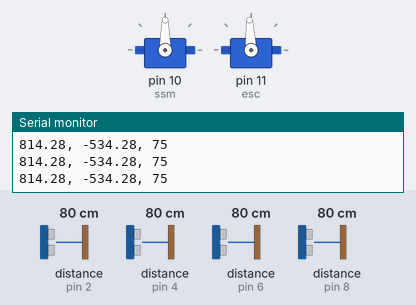
Simulated run of this sketch. Board: Arduino Uno, built with avr-gcc and run on an emulated ATmega328P. Parts: 2 × servo, the last lines printed to the serial monitor. Wiring (inferred from the names in the program): 4 × ultrasonic range finder: trigger pin 3, echo pin 2 / trigger pin 5, echo pin 4 / trigger pin 7, echo pin 6 / trigger pin 9, echo pin 8. Inputs (shaded band) come from the test bench; at power-on: distance to the obstacle (sensors on pin 2, pin 8, pin 4, pin 6) 80 cm. The echo pulse lasts 58.3 µs per cm.

Above: at 1.2 s.
1.3 s: distance to the obstacle (sensor on pin 2) set to 276 cm
4.3 s: distance to the obstacle (sensor on pin 2) set to 285 cm
At 4.51 s:
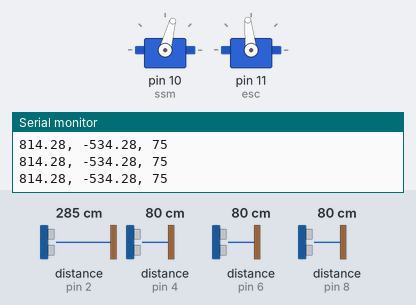
7.3 s: distance to the obstacle (sensor on pin 8) set to 2 cm
10.3 s: distance to the obstacle (sensor on pin 4) set to 69 cm
At 10.42 s:
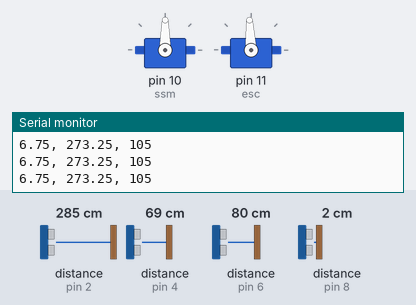
13.3 s: distance to the obstacle (sensor on pin 6) set to 299 cm
16.3 s: distance to the obstacle (sensor on pin 2) set to 295 cm
At 16.52 s:
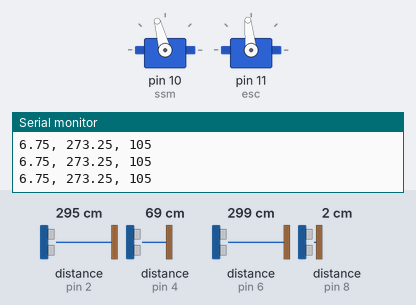
Timing chart, 0 to 20.3 s (numbered marks = the images above; inputs shaded):
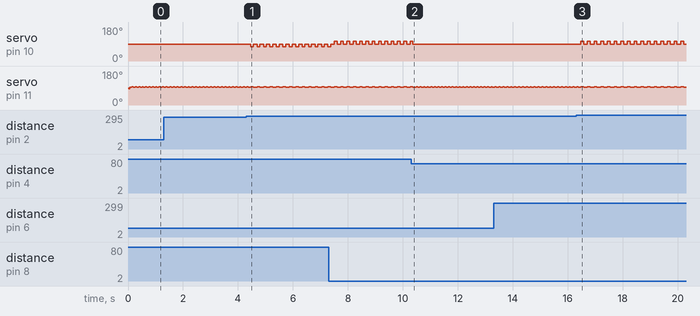

The sketch:

ACC-and-ALK.ino
```cpp
#define trigPin1 5
#define echoPin1 4
#define trigPin2 3
#define echoPin2 2
#define trigPin3 9
#define echoPin3 8
#define trigPin4 7
#define echoPin4 6
#include <Servo.h> //define the servo library

Servo ssm; //create an instance of the servo object called ssm
Servo esc; //create an instance of the servo object called esc

//initialize measured time variables
float t1;
float t2;

float t3;
float t4;

int check;

//initialize kalman variables and covariances
float yk = 0.0; //predicted state estimate
float yk1 = 0.0; //initialized updated state estimate for correction 1
float yk2 = 0.0; //initialized updated state estimate for correction 2
float R1 = 0.01; //measurement confidence for correction 1 (calculated offline)
float R2 = 0.01; //measurement confidence for correction 2 (calculated offline)
float P = 100000; //predicted error covariance
float P1 = 0.0; //initialized updated error covariance for correction 1
float P2 = 0.0; //initialized updated error covariance for correction 2
float K = 0.0; //kalman gain
float Q = 1; // Process Covarience

float t_yk = 0.0; //predicted state estimate
float t_yk1 = 0.0; //initialized updated state estimate for correction 1
float t_yk2 = 0.0; //initialized updated state estimate for correction 2
float t_R1 = 0.01; //measurement confidence for correction 1 (calculated offline)
float t_R2 = 0.01; //measurement confidence for correction 2 (calculated offline)
float t_P = 100000; //predicted error covariance
float t_P1 = 0.0; //initialized updated error covariance for correction 1
float t_P2 = 0.0; //initialized updated error covariance for correction 2
float t_K = 0.0; //kalman gain
float t_Q = 1; // Process Covarience

//calibration coefficients
float a1 = 35.486; //determined by offline calibration //sensor 1 in sharpie marks
float b1 = -14.486; //determined by offline calibration //sensor 1 in sharpie marks
float a2 = 36.623; //determined by offline calibration //sensor 3 in sharpie marks
float b2 = -25.741; //determined by offline calibration //sensor 3 in sharpie marks
float a3 = 35.871; //determined by offline calibration //sensor 1 in sharpie marks
float b3 = -10.939; //determined by offline calibration //sensor 1 in sharpie marks
float a4 = 35.262; //determined by offline calibration //sensor 3 in sharpie marks
float b4 = -11.864; //determined by offline calibration //sensor 3 in sharpie marks


int steering = 90, throttle = 1500; //defining global variables to use later

int uk = 1500; //System input (initial value could be adjusted)
float uk_1 = 0;

int t_uk = 90; //System input (initial value could be adjusted)
float t_uk_1 = 0;

float ek = 0; //Measured error (initial value could be adjusted)
float ek_1 = 0;
float ek_2 = 0;

float t_ek = 0; //Measured error (initial value could be adjusted)
float t_ek_1 = 0;
float t_ek_2 = 0;

float kp = 1; // P needs to be adjusted
float ki = .3; // I needs to be adjusted
float kd = .5; // D needs to be adjusted
float k1 = kp + ki + kd;
float k2 = -kp - 2 * kd;
float k3 = kp;

float t_kp = 1; // P needs to be adjusted
float t_ki = .3; // I needs to be adjusted
float t_kd = .5; // D needs to be adjusted
float t_k1 = kp + ki + kd;
float t_k2 = -kp - 2 * kd;
float t_k3 = kp;

float L0 = 380; // ACC reference distance = 300 mm
float L; // ACC system output

float D0 = 280; //
float D; //

void setup() {

  Serial.begin (9600); //serial communications at 9600 bps
  pinMode(trigPin1, OUTPUT); //set trigPin1 as output
  pinMode(echoPin1, INPUT); //set echoPin1 as input
  pinMode(trigPin2, OUTPUT); //set trigPin2 as output
  pinMode(echoPin2, INPUT); //set echoPin2 as input

  pinMode(trigPin3, OUTPUT); //set trigPin3 as output
  pinMode(echoPin3, INPUT); //set echoPin3 as input
  pinMode(trigPin4, OUTPUT); //set trigPin4 as output
  pinMode(echoPin4, INPUT); //set echoPin4 as input

  //Serial.begin(9600); //start serial connection. Uncomment for PC
  ssm.attach(10);    //define that ssm is connected at pin 10
  esc.attach(11);     //define that esc is connected at pin 11
}

void loop() {

  float duration1, distance1, duration2, distance2, duration3, distance3, duration4, distance4; //initialize measurement variables

  //send and receive sound waves from ultrasonic sensor 1
  digitalWrite(trigPin1, LOW);
  delayMicroseconds(2);
  digitalWrite(trigPin1, HIGH);
  delayMicroseconds(10);
  digitalWrite(trigPin1, LOW);
  duration1 = pulseIn(echoPin1, HIGH); //read high pulse duration of sensor 1

  t1 = duration1 / 200; //convert duration of sensor 1 into total time value in microseconds
  distance1 = a1 * t1 + b1; //use calibration coefficients of sensor 1 to calculate distance in mm

  //sensor fusion
  //Kalman filter prediction stage
  yk = yk2; //use the first distance as prediction
  P1 = P + Q; //predicted state covariance

  //send and receive sound waves from ultrasonic sensor 2
  digitalWrite(trigPin2, LOW);
  delayMicroseconds(2);
  digitalWrite(trigPin2, HIGH);
  delayMicroseconds(10);
  digitalWrite(trigPin2, LOW);
  duration2 = pulseIn(echoPin2, HIGH); //read high pulse duration of sensor 2

  t2 = duration2 / 200; //convert duration of sensor 2 into total time value in microseconds
  distance2 = a2 * t2 + b2; //use calibration coefficients of sensor 2 to calculate distance in mm

  //Kalman filter correction 1
  K = P1 / (P1 + R1); //kalman gain
  yk1 = yk + K * (distance1 - yk); //updated state estimate using first sensor
  P = (1 - K) * P1; //updated state covariance of first sensor

  //Kalman filter correction 2
  K = P / (P + R2); //kalman gain
  yk2 = yk1 + K * (distance2 - yk1); //updated state estimate using second sensor (distance to output)
  P2 = (1 - K) * P; //updated state covariance using second sensor (variance to output)

  //send and receive sound waves from ultrasonic sensor 1
  digitalWrite(trigPin3, LOW);
  delayMicroseconds(2);
  digitalWrite(trigPin3, HIGH);
  delayMicroseconds(10);
  digitalWrite(trigPin3, LOW);
  duration3 = pulseIn(echoPin3, HIGH); //read high pulse duration of sensor 1

  t3 = duration3 / 200; //convert duration of sensor 1 into total time value in microseconds
  distance3 = a3 * t3 + b3; //use calibration coefficients of sensor 1 to calculate distance in mm

  //sensor fusion
  //Kalman filter prediction stage
  t_yk = t_yk2; //use the first distance as prediction
  t_P1 = t_P + t_Q; //predicted state covariance

  //send and receive sound waves from ultrasonic sensor 4
  digitalWrite(trigPin4, LOW);
  delayMicroseconds(2);
  digitalWrite(trigPin4, HIGH);
  delayMicroseconds(10);
  digitalWrite(trigPin4, LOW);
  duration4 = pulseIn(echoPin4, HIGH); //read high pulse duration of sensor 4

  t4 = duration4 / 200; //convert duration of sensor 4 into total time value in microseconds
  distance4 = a4 * t4 + b4; //use calibration coefficients of sensor 4 to calculate distance in mm

  //Kalman filter correction 3
  t_K = t_P1 / (t_P1 + t_R1); //kalman gain
  t_yk1 = t_yk + t_K * (distance3 - t_yk); //updated state estimate using first sensor
  t_P = (1 - t_K) * t_P1; //updated state covariance of first sensor

  //Kalman filter correction 4
//  t_K = t_P / (t_P + t_R2); //kalman gain
//  t_yk2 = t_yk1 + t_K * (distance4 - t_yk1); //updated state estimate using second sensor (distance to output)
//  t_P2 = (1 - t_K) * t_P; //updated state covariance using second sensor (variance to output)

  // PID Control for acc
  L = yk2;
  ek = L - L0; // If the vehicle run reverely, change it to: ek = L0 - L
  uk = uk_1 + k1 * ek + k2 * ek_1 + k3 * ek_2;

  uk = constrain(uk, 1445, 1535);

  // PID Control for lka
  D = t_yk1;
  t_ek = D0 - D;
  t_uk = t_uk_1 + t_k1 * t_ek + t_k2 * t_ek_1 + t_k3 * t_ek_2;

  t_uk = constrain(t_uk, 75, 105);

  if (ek / ek_1 < 0) {
    uk = 1500;
    delay(500);
  }

//  if (t_ek / t_ek_1 < 0) {
//    t_uk = 90;
//    delay(100);
//  }

  ek_1 = ek;
  ek_2 = ek_1;
  uk_1 = uk;

  t_ek_1 = t_ek;
  t_ek_2 = t_ek_1;
  t_uk_1 = t_uk;

  // Call the setVehicle function to set the vehicle steering and velocity(speed) values

  if (uk > 1500)
  {
    check = 1; //forward
  }
  else if (uk < 1500)
  {
    check = 0; //backward
  }

  if (check == 1 && (ek - ek_1 > 150) && ek < 1500) //flying condition
  {
    setVehicleHR(steering, 1500);
    delay(50);
    setVehicleHR(steering, 1400);
    delay(500);
    setVehicleHR(steering, 1500);
    delay(50);
  }
  else if (check == 1 && ek > 1500) //far away condition (need to be tested for neutral case)
  {
    setVehicleHR(t_uk, uk);
    delay(100);
    setVehicleHR(steering, 1500);
    delay(100);
  }
  else if (uk == 1500 && ek > 1000)
  {
    setVehicleHR(t_uk, uk);
    delay(400);
    setVehicleHR(steering, 1500);
    delay(100);
  }
  else //(close case)
  {
      setVehicleHR(steering, uk);
      delay(50);
      setVehicleHR(steering, 1500);
      delay(50);
  }


  //Serial.println(yk2);
  //Serial.println(yk1);
//  Serial.print(", ");
//  Serial.print(ek);
//  Serial.print(", ");
//  Serial.print(uk);
//  Serial.print(", ");
    Serial.print(t_yk1);
  Serial.print(", ");
  Serial.print(t_ek);
  Serial.print(", ");
  Serial.println(t_uk);

  //delay(100);

}

//********************** Vehicle Control **********************//
//***************** Do not change below part *****************//
void setVehicleHR(int s, int v)
{
  s = min(max(0, s), 180); //saturate steering command
  v = min(max(1400, v), 1600); //saturate throttle/velocity command
  ssm.write(s); //write steering value to steering servo
  esc.writeMicroseconds(v); //write throttle/velocity value to the ESC unit
}

//***************** Do not change above part *****************//
```

Measured:
- the behaviour switches between 279 and 280 cm on distance to the obstacle (sensor on pin 2) (found by bisection; images 0 and 1)
- the behaviour switches between 74 and 73 cm on distance to the obstacle (sensor on pin 4) (found by bisection; images 1 and 2)
- the behaviour switches between 289 and 290 cm on distance to the obstacle (sensor on pin 2) (found by bisection; images 2 and 3)
- after the input at 4.3 s, servo on pin 10 (ssm): alternates 90° for 0.13 s and 75° for 0.10 s, starting after 0.16 s; servo on pin 11 (esc): alternates 96° for 0.10 s and 93° for 0.13 s, starting after 0.26 s
- after the input at 10.3 s, servo on pin 10 (ssm): goes on until 10.4 s, then stays 90°; servo on pin 11 (esc): alternates 96° for 0.05 s and 93° for 0.08 s, starting after 0.24 s
- after the input at 16.3 s, servo on pin 10 (ssm): alternates 105° for 0.10 s and 90° for 0.14 s, starting after 0.17 s; servo on pin 11 (esc): alternates 96° for 0.10 s and 93° for 0.14 s, starting after 0.27 s
- by itself, servo on pin 11 (esc): alternates 96° for 0.05 s and 93° for 0.08 s
